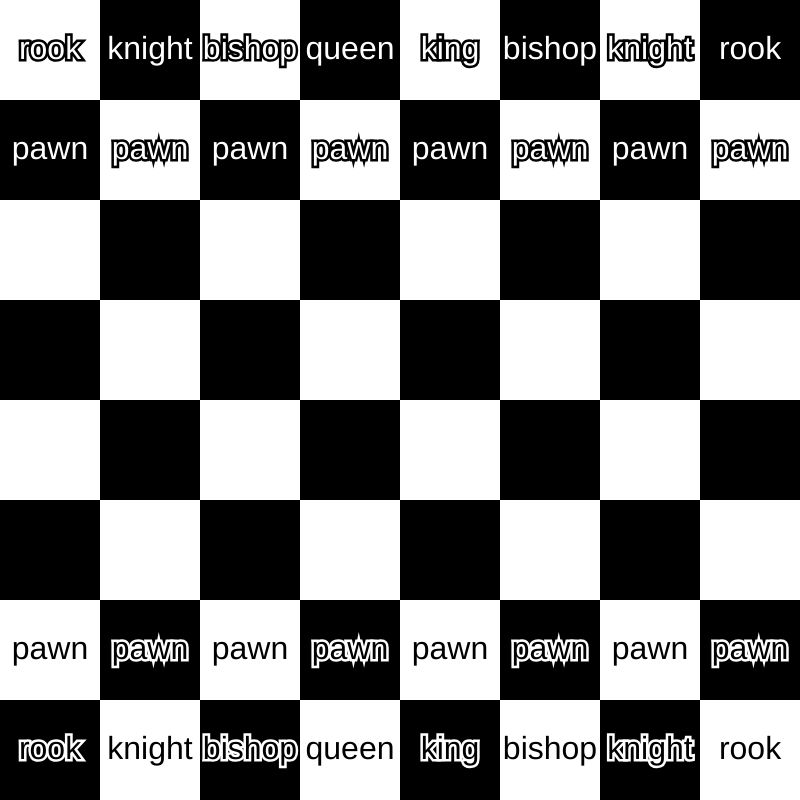
Frame 1 (no input)
Frame 60 (no input): identical to frame 1, image omitted
Frame 120 (the mouse pressed at the canvas centre since frame 60): identical to frame 1, image omitted

The p5.js sketch that drew this single still picture (run headless with seeded random() and noise() and a simulated clock; from frame 60 on, the mouse is pressed at the canvas centre):

// p5.js sketch
// ── sketch.js
const BOARDSIZE=800;
const TILESIZE=BOARDSIZE/8;
var gamestate=[["br","bn","bb","bq","bk","bb","bn","br"],
               ["bp","bp","bp","bp","bp","bp","bp","bp"],
               ["  ","  ","  ","  ","  ","  ","  ","  "],
               ["  ","  ","  ","  ","  ","  ","  ","  "],
               ["  ","  ","  ","  ","  ","  ","  ","  "],
               ["  ","  ","  ","  ","  ","  ","  ","  "],
               ["wp","wp","wp","wp","wp","wp","wp","wp"],
               ["wr","wn","wb","wq","wk","wb","wn","wr"]];
var pieces=[];
function setup() {
    createCanvas(800,800);
    textSize(32);
    textAlign(CENTER,CENTER);
    strokeWeight(5);
}
function draw() {
    background(0,0,0);
    pieces=[];
    for (var i=0;i<8;i++)  {
        for (var j=0;j<8;j++) {
            if ((i+j)%2==0) {
                fill(255,255,255);
            } else {
                fill(0,0,0);
            }
            noStroke();
            rect(j*TILESIZE,i*TILESIZE,TILESIZE,TILESIZE);
            fill(255,0,0);
            stroke(255,0,0);
            if (gamestate[i][j]!="  ") {
                pieces.push(new Piece(gamestate[i][j],j,7-i));
            }
        }
    }
    for (var i=0;i<pieces.length;i++) {
        pieces[i].draw();
    }
}

// ── piece.js
class Piece {
    constructor(pt,px,py) {
        if (pt[0]=="b") {
            this.color="black";
        } else if (pt[0]=="w") {
            this.color="white";
        }
        var ptype={"p":"pawn","q":"queen","k":"king","b":"bishop","n":"knight","r":"rook"};
        this.type=ptype[pt[1]];
        this.px=px;
        this.py=py;
    }
    draw() {
        if (this.color=="black") {
            fill(0,0,0);
            stroke(255,255,255);
        } else if (this.color=="white") {
            fill(255,255,255);
            stroke(0,0,0);
        }
        text(this.type,this.px*TILESIZE+TILESIZE/2,this.py*TILESIZE+TILESIZE/2)
    }
}
